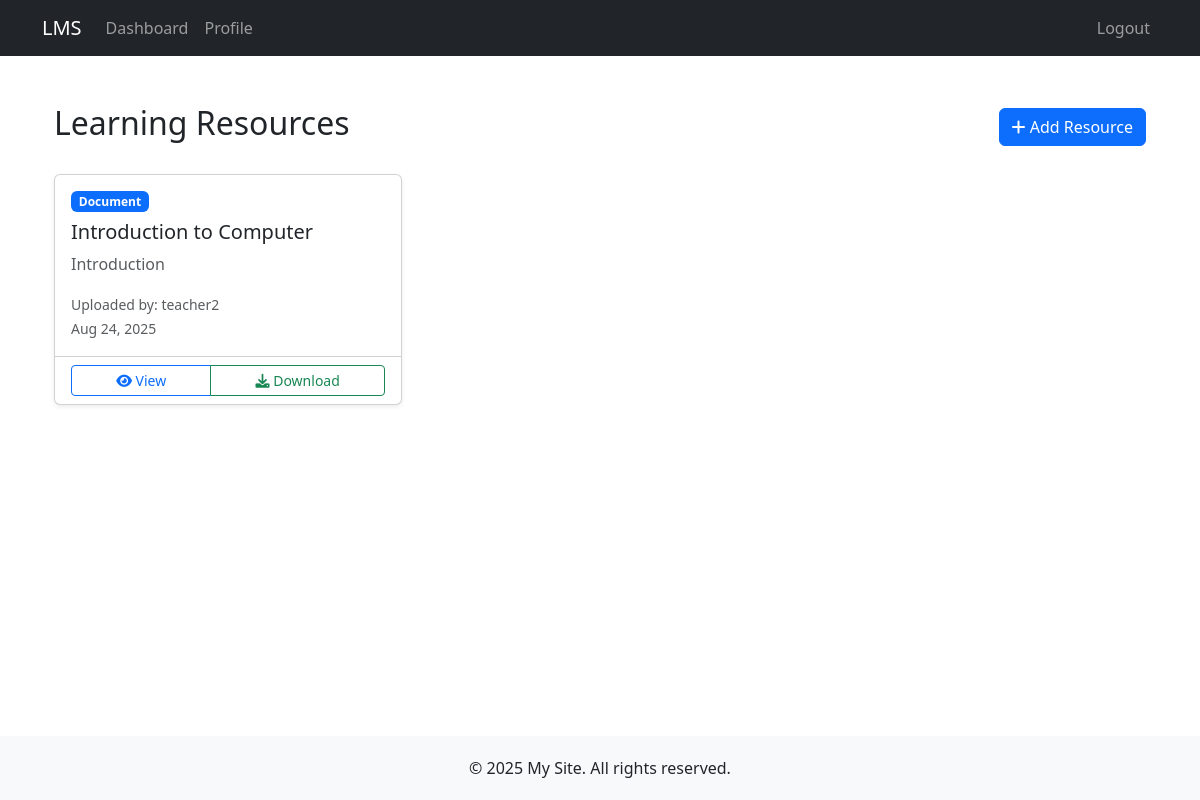
Page /resources/ (signed in) on the earlier database version.
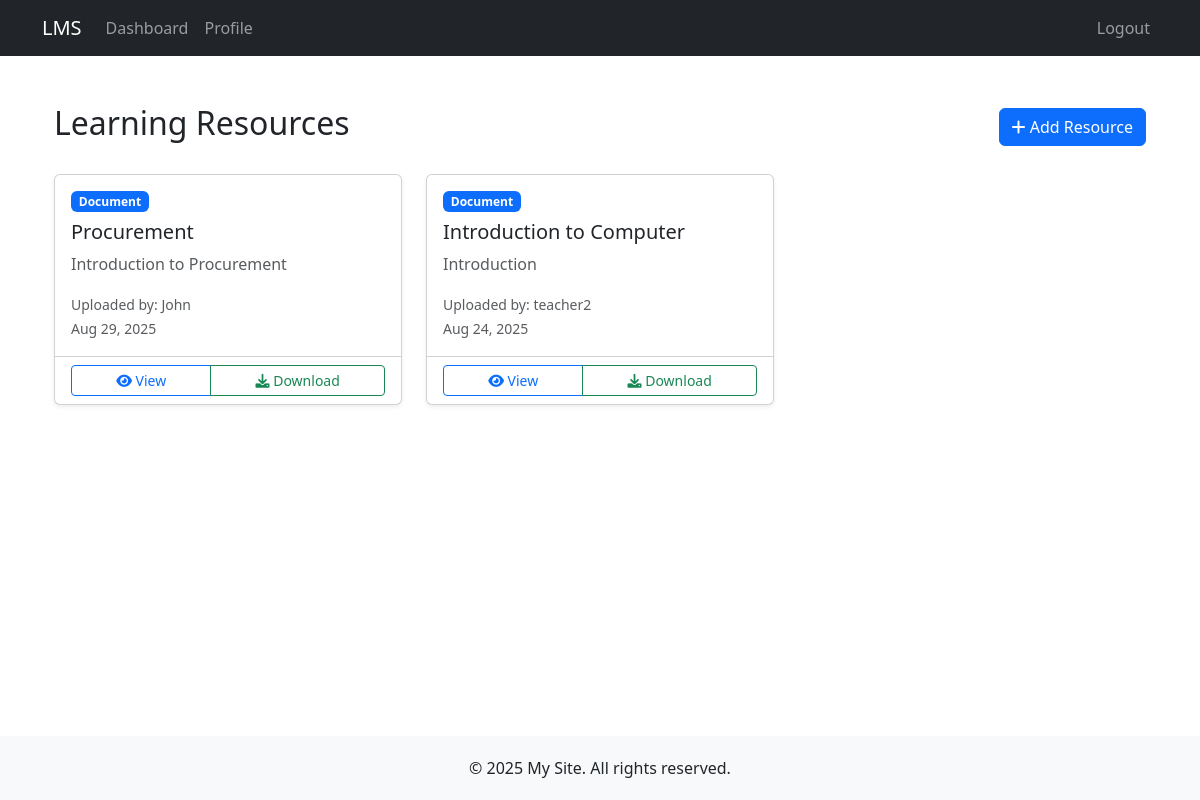
Same page on the later database version.
### resources/models.py (models this page shows, shortened)
class Resource(models.Model):
    RESOURCE_TYPES = (
        ('document', 'Document'),
        ('video', 'Video'),
        ('link', 'Link'),
        ('other', 'Other'),
    )
    title = models.CharField(max_length=200)
    description = models.TextField(blank=True)
    resource_type = models.CharField(max_length=10, choices=RESOURCE_TYPES, default='document')
    file = models.FileField(upload_to='resources/', blank=True, null=True)
    url = models.URLField(blank=True)
    uploaded_by = models.ForeignKey(User, on_delete=models.CASCADE, related_name='uploaded_resources')
    created_at = models.DateTimeField(auto_now_add=True)
    updated_at = models.DateTimeField(auto_now=True)
    is_published = models.BooleanField(default=True)
    class Meta:
        ordering = ['-created_at']

### resources/views.py (the view)
# urls.py: path('', views.resources_view, name='resources'),
@login_required
def resources_view(request):
    resources = Resource.objects.filter(is_published=True)
    if is_trainer(request.user):
        resources = Resource.objects.all()
    context = {
        'resources': resources,
        'is_trainer': is_trainer(request.user)
    }
    return render(request, 'resources/resources.html', context)

### resources/views.py (called while the page is built)
def is_trainer(user):
    return hasattr(user, 'userprofile') and user.userprofile.user_type == 'trainer'

### templates/resources/resources.html (shortened to what this page needs)
{% extends 'base.html' %}
{% block content %}
<div class="container mt-4">
    <div class="d-flex justify-content-between align-items-center mb-4">
        <h2>Learning Resources</h2>
        {% if is_trainer %}
        <a href="{% url 'add_resource' %}" class="btn btn-primary">
            <i class="fas fa-plus"></i> Add Resource
        </a>
        {% endif %}
    </div>
    <div class="row">
        {% for resource in resources %}
        <div class="col-md-6 col-lg-4 mb-4">
            <div class="card h-100 shadow-sm">
                <div class="card-body">
                    <div class="d-flex justify-content-between align-items-start mb-2">
                        <span class="badge bg-{% if resource.resource_type == 'document' %}primary{% elif resource.resource_type == 'video' %}danger{% elif resource.resource_type == 'link' %}success{% else %}secondary{% endif %}">
                            {{ resource.get_resource_type_display }}
                        </span>
                    </div>
                    <h5 class="card-title">{{ resource.title }}</h5>
                    <p class="card-text text-muted">{{ resource.description|truncatewords:20 }}</p>
                    <div class="mt-auto">
                        <small class="text-muted">
                            Uploaded by: {{ resource.uploaded_by.username }}<br>
                            {{ resource.created_at|date:"M d, Y" }}
                        </small>
                    </div>
                </div>
                <div class="card-footer bg-transparent">
                    <div class="btn-group w-100">
                        <a href="{% url 'resource_detail' resource.pk %}" class="btn btn-outline-primary btn-sm">
                            <i class="fas fa-eye"></i> View
                        </a>
                        {% if resource.file %}
                        <a href="{% url 'download_resource' resource.pk %}" class="btn btn-outline-success btn-sm">
                            <i class="fas fa-download"></i> Download
                        </a>
                        {% endif %}
                    </div>
                </div>
            </div>
        </div>
        {% endfor %}
    </div>
</div>
{% endblock %}

Differences in the rows shown:
added Resource: resource_type "Document", title "Procurement", description "Introduction to Procurement", uploaded_by.username "John", created_at "Aug 29, 2025", shows "Download"
